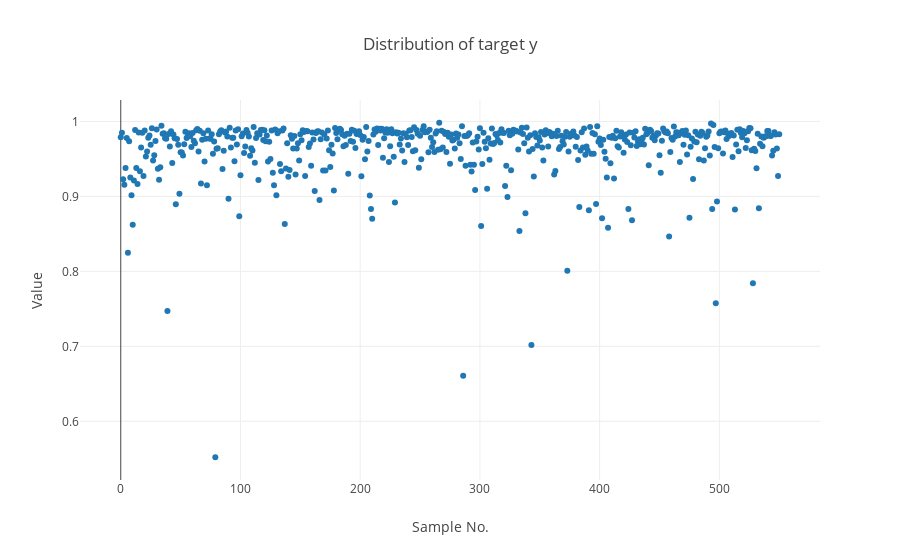

The code cell stored with this chart in its notebook:
### Code cell
X, y = rna.iloc[:, :-1], rna.iloc[:, -1]
data1 = go.Scatter(
        y = y,
        mode = "markers",
        name = "y_ture",
)

layout = dict(
    xaxis=dict(
        title='Sample No.'
    ),
    yaxis=dict(
        title='Value'
    ),
    title="Distribution of target y"
    
)
fig = go.Figure(data=[data1], layout=layout)
iplot(fig)

# To show plot, paste the link to this GitHub notebook into http://nbviewer.jupyter.org/

### Figure 1 — Plotly figure (JSON) as saved in the notebook; plotly's stock layout.template omitted (floating-point values rounded to 4 significant figures; data arrays with more than 128 entries replaced by an {"elided": "..."} marker saying what was removed)
{"data": [{"mode": "markers", "name": "y_ture", "type": "scatter", "uid": "6b794385-1eae-11e9-8198-acbc32846fd5", "y": {"elided": "551 float values"}}], "layout": {"title": "Distribution of target y", "xaxis": {"title": "Sample No."}, "yaxis": {"title": "Value"}}}
